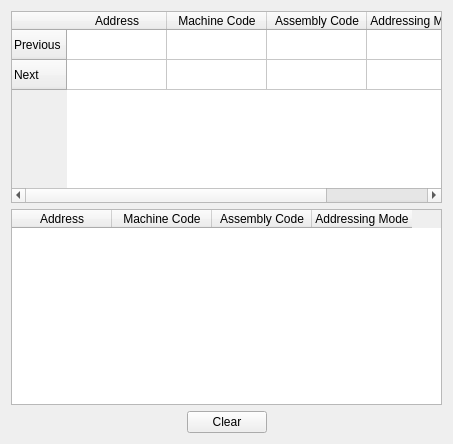
<?xml version="1.0" encoding="UTF-8"?>
<ui version="4.0">
 <class>DisassemblyWidget</class>
 <widget class="QWidget" name="DisassemblyWidget">
  <property name="geometry">
   <rect>
    <x>0</x>
    <y>0</y>
    <width>453</width>
    <height>444</height>
   </rect>
  </property>
  <property name="windowTitle">
   <string>Form</string>
  </property>
  <layout class="QVBoxLayout" name="verticalLayout">
   <item>
    <widget class="QTableWidget" name="m_tbl_prev_next_dis">
     <property name="sizePolicy">
      <sizepolicy hsizetype="Minimum" vsizetype="Minimum">
       <horstretch>0</horstretch>
       <verstretch>0</verstretch>
      </sizepolicy>
     </property>
     <property name="font">
      <font>
       <weight>50</weight>
       <bold>false</bold>
      </font>
     </property>
     <row>
      <property name="text">
       <string>Previous</string>
      </property>
     </row>
     <row>
      <property name="text">
       <string>Next</string>
      </property>
     </row>
     <column>
      <property name="text">
       <string>Address</string>
      </property>
     </column>
     <column>
      <property name="text">
       <string>Machine Code</string>
      </property>
     </column>
     <column>
      <property name="text">
       <string>Assembly Code</string>
      </property>
     </column>
     <column>
      <property name="text">
       <string>Addressing Mode</string>
      </property>
     </column>
    </widget>
   </item>
   <item>
    <widget class="QTableWidget" name="m_tbl_all_dis">
     <property name="sizePolicy">
      <sizepolicy hsizetype="MinimumExpanding" vsizetype="MinimumExpanding">
       <horstretch>0</horstretch>
       <verstretch>0</verstretch>
      </sizepolicy>
     </property>
     <property name="font">
      <font>
       <weight>50</weight>
       <bold>false</bold>
      </font>
     </property>
     <column>
      <property name="text">
       <string>Address</string>
      </property>
     </column>
     <column>
      <property name="text">
       <string>Machine Code</string>
      </property>
     </column>
     <column>
      <property name="text">
       <string>Assembly Code</string>
      </property>
     </column>
     <column>
      <property name="text">
       <string>Addressing Mode</string>
      </property>
     </column>
    </widget>
   </item>
   <item>
    <layout class="QHBoxLayout" name="horizontalLayout">
     <item>
      <spacer name="horizontalSpacer">
       <property name="orientation">
        <enum>Qt::Horizontal</enum>
       </property>
       <property name="sizeHint" stdset="0">
        <size>
         <width>40</width>
         <height>20</height>
        </size>
       </property>
      </spacer>
     </item>
     <item>
      <widget class="QPushButton" name="m_btn_clear">
       <property name="font">
        <font>
         <weight>50</weight>
         <bold>false</bold>
        </font>
       </property>
       <property name="text">
        <string>Clear</string>
       </property>
      </widget>
     </item>
     <item>
      <spacer name="horizontalSpacer_2">
       <property name="orientation">
        <enum>Qt::Horizontal</enum>
       </property>
       <property name="sizeHint" stdset="0">
        <size>
         <width>40</width>
         <height>20</height>
        </size>
       </property>
      </spacer>
     </item>
    </layout>
   </item>
  </layout>
 </widget>
 <resources/>
 <connections/>
</ui>
